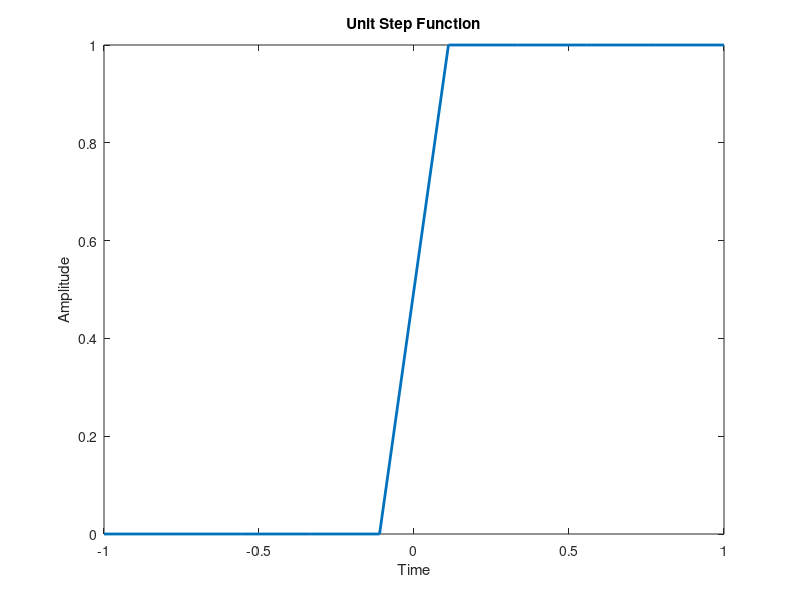

This chart was generated by the following MATLAB code:
t = linspace(-1, 1, 10);
y = zeros(size(t)); 
for i = 1:numel(t)
    if t(i) > 0
        y(i) = 1;
    else
        y(i) = 0;
    end
end
plot(t, y, 'LineWidth', 2);
xlabel('Time');
ylabel('Amplitude');
title('Unit Step Function');